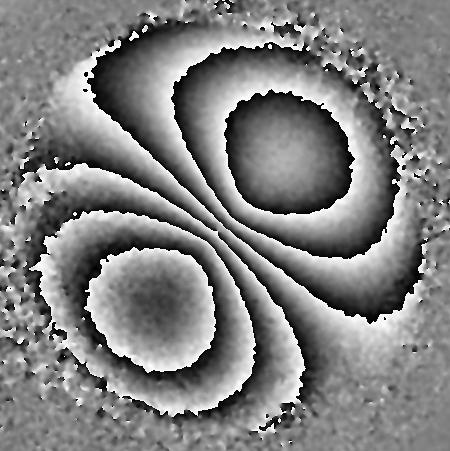
%> input picture temp.jpg, 450 x 451 px
$ octave new.m   (GNU Octave 9; MATLAB toolbox functions it lacks are replaced by stand-ins)
%> lines starting %> are read from the running program, lines starting %| are printed output that depends on the picture; in (x1, y1, x2, y2) boxes, pixels count from 0 and x2, y2 are one past the last pixel; in counts of white or black regions, pixels touching at a corner belong together; the program's own positions count from 1
clear;
J = imread('temp.jpg');
%> J is the input picture: size 451x450 uint8; min 0, max 255, mean 128
figure;
imshow(J);
P = J;
level = graythresh(P);
%> level = 0.435
I = imbinarize(P, level);
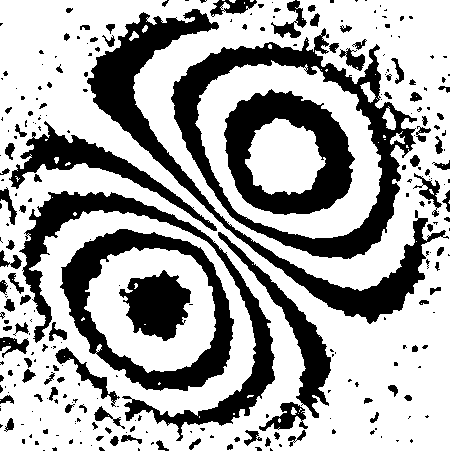
%> I: size 451x450 logical; 66.2% white; 284 black regions (179 under 20 px), largest, box (x1, y1, x2, y2) and area: (171, 28, 417, 259) 11834, (87, 9, 449, 324) 11790, (19, 191, 275, 441) 8754
I = bwlabel(I);
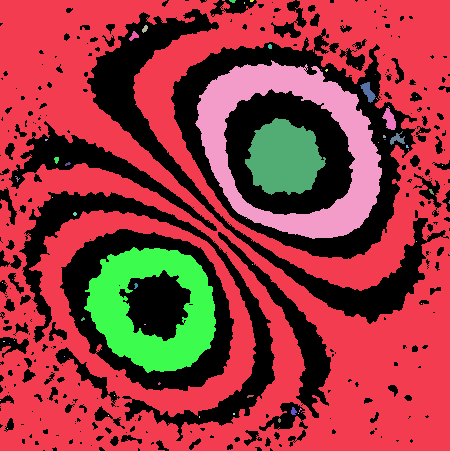
%> I: size 451x450 double; 61 distinct labels, from 0 to 60; one colour per label, 0 black
figure;
imshow(I);
hold on;
stats = regionprops(I, {'Area', 'ConvexHull', 'MajorAxisLength', ...
    'MinorAxisLength', 'Eccentricity', 'Centroid'});
%> stats = 60 regions; largest, Area, Centroid, MajorAxisLength, MinorAxisLength and Eccentricity: 107695 [225.4 235.3] 616.1 564 0.403, 12269 [294 145.7] 253.1 185.7 0.679, 9253 [153.2 309.6] 151 132.6 0.478, 4368 [284.9 158.7] 76.41 73.7 0.264, 181 [390.3 120.2] 23.51 10.62 0.892
A = [];

for i = 1:length(stats)
    A = [A stats(i).Area];
end
%> this loop made 60 passes
%> A on passes 1 to 12: 107695, [107695 1], [107695 1 1], [107695 1 1 2], [107695 1 1 2 1], [107695 1 1 2 1 1], [107695 1 1 2 1 1 1], [107695 1 1 2 1 1 1 1], [107695 1 1 2 1 1 1 1 10], [107695 1 1 2 1 1 1 1 10 5], [107695 1 1 2 1 1 1 1 10 5 1], [107695 1 1 2 1 1 1 1 10 5 1 25]
%> after the loop, A = 60 values, max 107695 at index 1, min 1 at index 2, mean 2239.7

[mA, ind] = max(A);
%> mA = 107695; ind = 1
I1 = I;
I1(find(I ~= ind)) = 0;
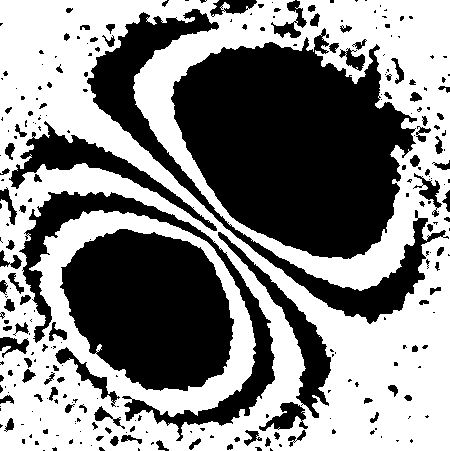
%> I1: size 451x450 double; values 0 (black) and 1 (white), 53.1% white; 280 black regions (177 under 20 px), largest, box (x1, y1, x2, y2) and area: (171, 28, 417, 259) 37139, (60, 229, 234, 391) 20788, (87, 9, 449, 324) 11872
figure;
imshow(I);
hold on;
temp = stats(ind).ConvexHull;
%> temp = [450.5 451; 450 451.5; 1 451.5; 0.5 451; 0.5 1; 1 0.5; 450 0.5; 450.5 1; 450.5 451]
t = linspace(0, 2 * pi, 500);
c1 = stats(ind).Centroid;
%> c1 = [225.4 235.3]
a1 = stats(ind).MajorAxisLength;
%> a1 = 616.1
b1 = stats(ind).MinorAxisLength;
%> b1 = 564
d1 = stats(ind).Eccentricity;
%> d1 = 0.403
x1 = c1(1) + d1 * b1 * cos(t);
%> x1 = 500 values, max 452.4 at index 1, min -1.63 at index 250, mean 225.9
y1 = c1(2) + d1 * a1 * sin(t);
%> y1 = 500 values, max 483.3 at index 126, min -12.69 at index 375, mean 235.3
m = plot(x1, y1, 'b-');
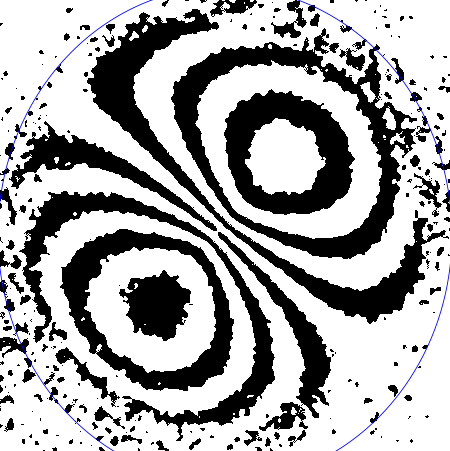
%> figure redrawn from the program's plot data

x2 = x1(1, 1);
%> x2 = 452.4
y2 = y1(1, 1);
%> y2 = 235.3
x3 = x1(1, 30);
%> x3 = 437.5
y3 = y1(1, 30);
%> y3 = 323.9
x4 = x1(1, 80);
%> x4 = 349.1
y4 = y1(1, 80);
%> y4 = 443.3
a = 2 * (x3 - x2);
%> a = -29.94
b = 2 * (y3 - y2);
%> b = 177.1
n = (x3 * x3 + y3 * y3 - x2 * x2 - y2 * y2);
%> n = 36206.1
d = 2 * (x4 - x3);
%> d = -176.8
e = 2 * (y4 - y3);
%> e = 238.8
f = (x4 * x4 + y4 * y4 - x3 * x3 - y3 * y3);
%> f = 22099.3
x0 = (b * f - e * n) / (b * d - e * a + eps)
%> x0 = 195.9
y0 = (d * n - a * f) / (b * d - e * a + eps)
%> y0 = 237.5
r0 = sqrt((x0 - x2) * (x0 - x2) + (y0 - y2) * (y0 - y2))
%> r0 = 256.5
S = r0 * r0 * pi
%> S = 206768.2
